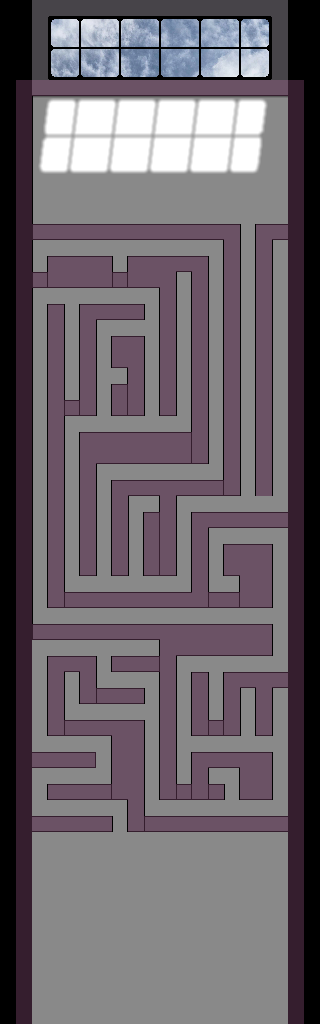

This game map was drawn from its Tiled (.tmx) file and the tilesets committed beside it. A one-line description and the trimmed map source follow:
An orthogonal 20x64 tile map with 16x16 px tiles, 6 tile layers (Building, Window, Detail, Detail2, ...), 2 tilesets, 1 image layer.

<map version="1.10" tiledversion="1.11.0" orientation="orthogonal" renderorder="right-down" width="20" height="64" tilewidth="16" tileheight="16" infinite="0" nextlayerid="9" nextobjectid="1">
 <properties>
  <property name="clampCamera" type="bool" value="true" />
  <property name="edges">{
	"down": {
		"type": "warp",
		"map": "white_building.tmx",
		"pos": { 
			"x": 102, 
			"y": 7
		},
		"transition": {
			"type": "fade",
			"music": true,
			"speed": 2
		}
	}
}</property>
  <property name="music" value="res/audio/music/wonderland3.ogg" />
  <property name="music_speed" type="float" value="1" />
  <property name="music_volume" type="float" value="1" />
 </properties>
 <tileset firstgid="1" source="white_building.tsx" />
 <tileset firstgid="65" source="tilesets/white_building_window.tsx" />
 <imagelayer id="6" name="Sky">
  <image source="../textures/image/wtx_sky_scaled.png" width="296" height="160" />
  <properties>
   <property name="delay_x" type="int" value="0" />
   <property name="delay_y" type="int" value="0" />
   <property name="height" type="int" value="0" />
   <property name="looping" type="bool" value="true" />
   <property name="parallax_x" type="int" value="2" />
   <property name="parallax_y" type="int" value="2" />
   <property name="scroll_x" type="int" value="0" />
   <property name="scroll_y" type="int" value="0" />
  </properties>
 </imagelayer>
 <layer id="1" name="Building" width="20" height="64">
  <data>[1280 cells, 1224 non-empty, 4 distinct tile ids]</data>
 </layer>
 <layer id="7" name="Window" width="20" height="64">
  <properties>
   <property name="height" type="int" value="1" />
  </properties>
  <data>[1280 cells, 1024 non-empty, 133 distinct tile ids]</data>
 </layer>
 <layer id="2" name="Detail" width="20" height="64">
  <data>[1280 cells, 289 non-empty, 2 distinct tile ids]</data>
 </layer>
 <layer id="3" name="Detail2" width="20" height="64">
  <data>[1280 cells, 190 non-empty, 2 distinct tile ids]</data>
 </layer>
 <layer id="5" name="Detail3" width="20" height="64">
  <data>[1280 cells, 25 non-empty, 2 distinct tile ids]</data>
 </layer>
 <layer id="4" name="Collision" width="20" height="64" opacity="0.25">
  <properties>
   <property name="draw" type="bool" value="false" />
  </properties>
  <data>[1280 cells, 442 non-empty, 1 distinct tile ids]</data>
 </layer>
</map>
